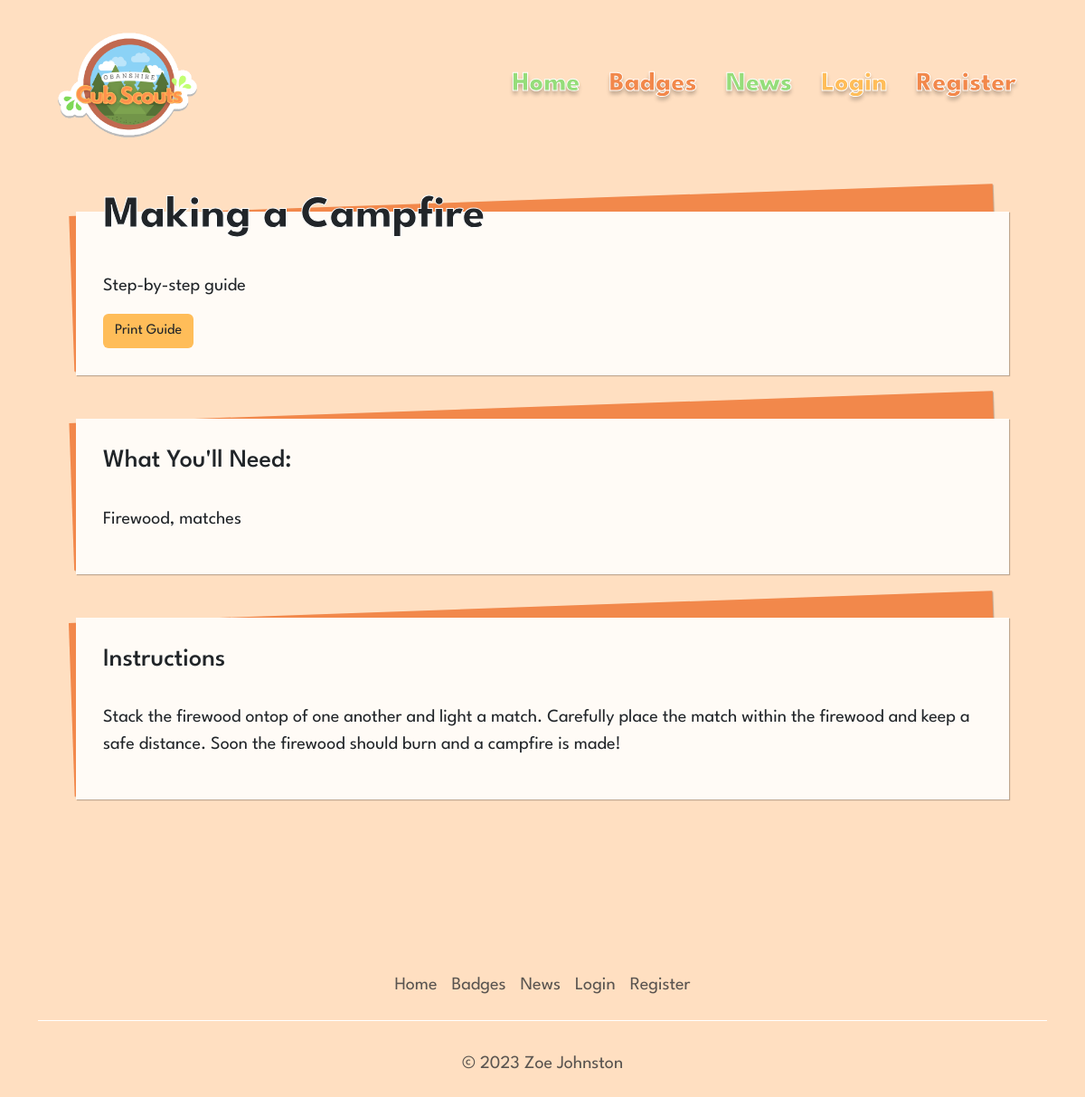
The page /pages/activities/activityDetails.php?id=9 on the database its author committed.
### tables this page shows
CREATE TABLE `activity` (
  `id` int(11) NOT NULL,
  `title` varchar(20) NOT NULL,
  `brief` varchar(20) NOT NULL,
  `equipment` varchar(200) NOT NULL,
  `instructions` varchar(300) NOT NULL,
  `published` tinyint(4) NOT NULL DEFAULT '0'
);

### pages/activities/activityDetails.php (the view, shortened to what this page needs)
<?php
    include '../../account/auth/dbConfig.php';
    include '../../components/header.php';
    include '../../components/navbar.php';
    $actID = $_GET['id'];
    $act = $conn->prepare(
      'SELECT
      title,
      brief,
      equipment,
      instructions
      FROM `activity`
      WHERE id = '. $actID .'');
      $act->execute();
      $act->store_result();
      $act->bind_result( $actTitle, $actBrief, $actEquipment, $actInstructions);
?>
<div class="post-wrap w-100">
    <div class="blog-wrap">
        <h2><?= $actTitle ?></h2>
        <p><?= $actBrief ?></p>
        <button onclick="window.print();" class="btn">Print Guide</a>
    </div>
    <div class="blog-wrap">
        <h3>What You'll Need:</h3>
        <p><?= $actEquipment ?></p>
    </div>
    <div class="blog-wrap">
        <h3>Instructions</h3>
        <p><?= $actInstructions ?></p>
    </div>
</div>
<?php
    include '../../components/footer.php';
?>

### assets/css/main.css (style rules this page uses)
body { font-family: 'League Spartan', sans-serif !important; background-color: #FFDFC1; }
.blog-wrap > button { background-color: #FFBD59 !important; }

### assets/css/blog.css (style rules this page uses)
.blog-wrap { background: #FFFBF6; padding: 30px; position: relative; margin: 4% 7%; }
.blog-wrap, .blog-wrap::before { box-shadow: 1px 1px 1px rgba(0,0,0,0.25); }
.blog-wrap::before { content: ""; position: absolute; height: 95%; width: 99%; background-color: #F2884B; }
.blog-wrap::before { right: 15px; bottom: 22px; transform: rotate(-2deg); z-index: -1; }
h2 { margin-top: -55px; font-weight: 700; font-size: 50px; -webkit-text-stroke: 1px white; }
p { font-size: 20px; font-weight: 400; margin-top: 2rem; }
.post-wrap { height: 100vh; }

### rows shown on the page
activity: title "Making a Campfire", brief "Step-by-step guide", equipment "Firewood, matches", instructions "Stack the firewood ontop of one another and light a match. Carefully place the match within the firewood and keep a safe distance. Soon the firewood should burn and a campfire is made!"
